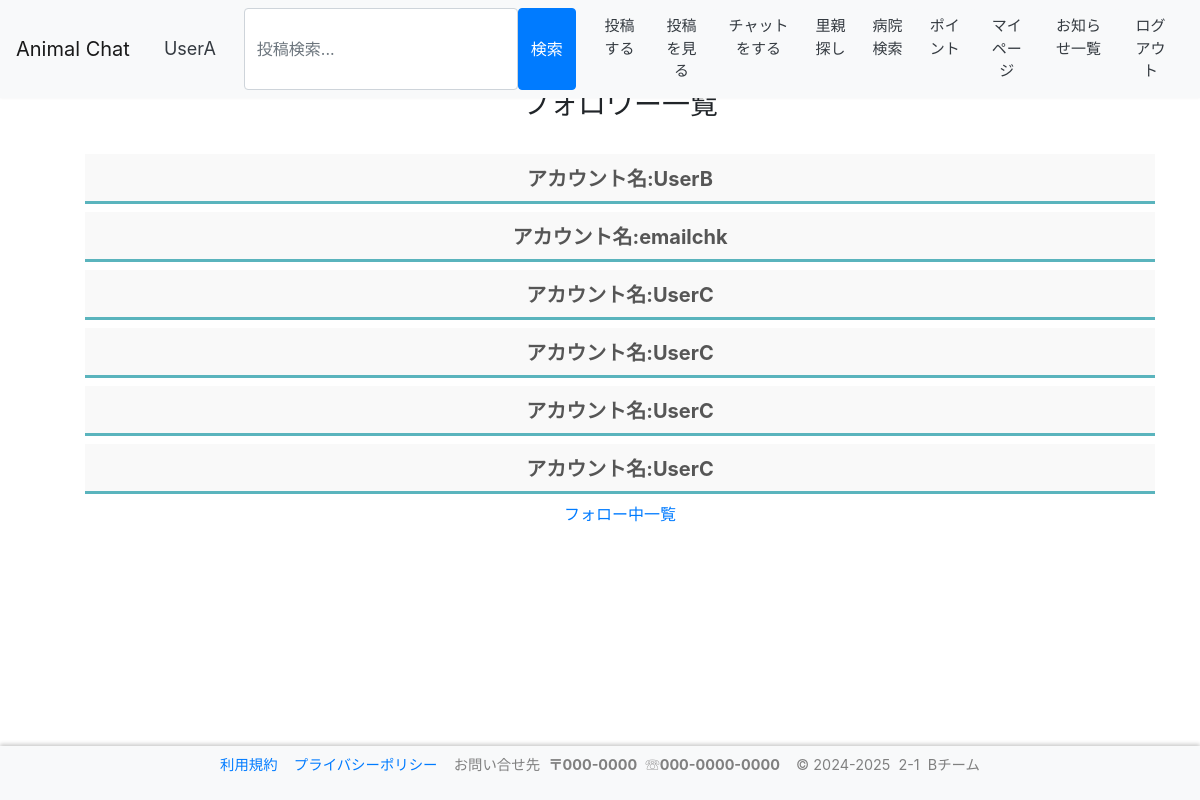
The page /contents/mypage/follower/ (signed in) on the database as committed earlier.
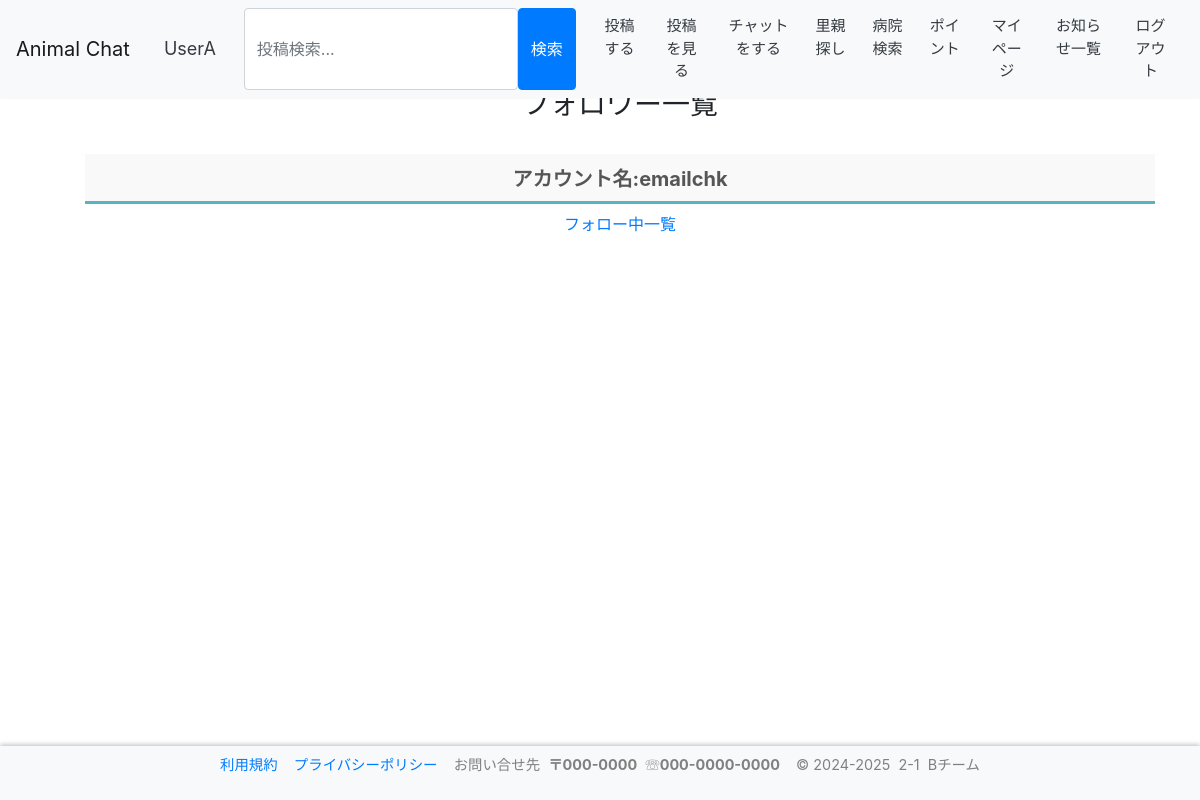
The same page on the database as committed later.
### contents/models.py (models this page shows)
class FollowList(models.Model):
    id = models.AutoField(primary_key=True)
    follow = models.IntegerField(
        gettext_lazy("アカウントID"),
        null=False,
    )
    follow_name = models.CharField(
        gettext_lazy("アカウント名"),
        null=False,
        max_length=128,
        default='',
        blank=True,
    )
    follow_er = models.IntegerField(
        gettext_lazy("アカウントID"),
        null=False,
    )
    follow_er_name = models.CharField(
        gettext_lazy("アカウント名"),
        null=False,
        max_length=128,
        default='',
        blank=True,
    )

### contents/views.py (the view)
# urls.py: path('mypage/follower/',views.Follow_erView.as_view(), name='follow_er'),
class Follow_erView(ListView):
    template_name = "contents/follower_list.html"
    model = FollowList
    paginate_by = 10
    context_object_name = "erlist"
    def get_queryset(self):
        user = self.request.user
        queryset = FollowList.objects.filter(follow_er=user.id)
        return queryset

### accounts/models.py (called while the page is built)
    def __str__(self):
        return self.__unicode__()

    def __unicode__(self):
        return self.screen_name or self.email

### templates/contents/follower_list.html (shortened to what this page needs)
{% extends "base.html" %}
{% load static %}
{% block content %}
<br>
<ul>
    <h3 style="text-align:center;">フォロワー一覧</h3>
    <br>
    {% if erlist %}
    {% for data in erlist %}
    <label class="tab_item2" for="programming">アカウント名:{{ data.follow_name }}</label>
    <br>
    {% endfor %}
    {%else%}
        <p>フォローしているアカウントはありません</p>
    {% endif %}
    <br>
    <a href="{% url 'contents:follow' %}" class="btn btn-link btn-block" target="_self">フォロー中一覧</a>
</ul>
{% endblock %}

Rows that differ between the two databases and show on the page:
removed FollowList: follow_name "UserB"
removed FollowList: follow_name "UserC"
removed FollowList: follow_name "UserC"
removed FollowList: follow_name "UserC"
removed FollowList: follow_name "UserC"
